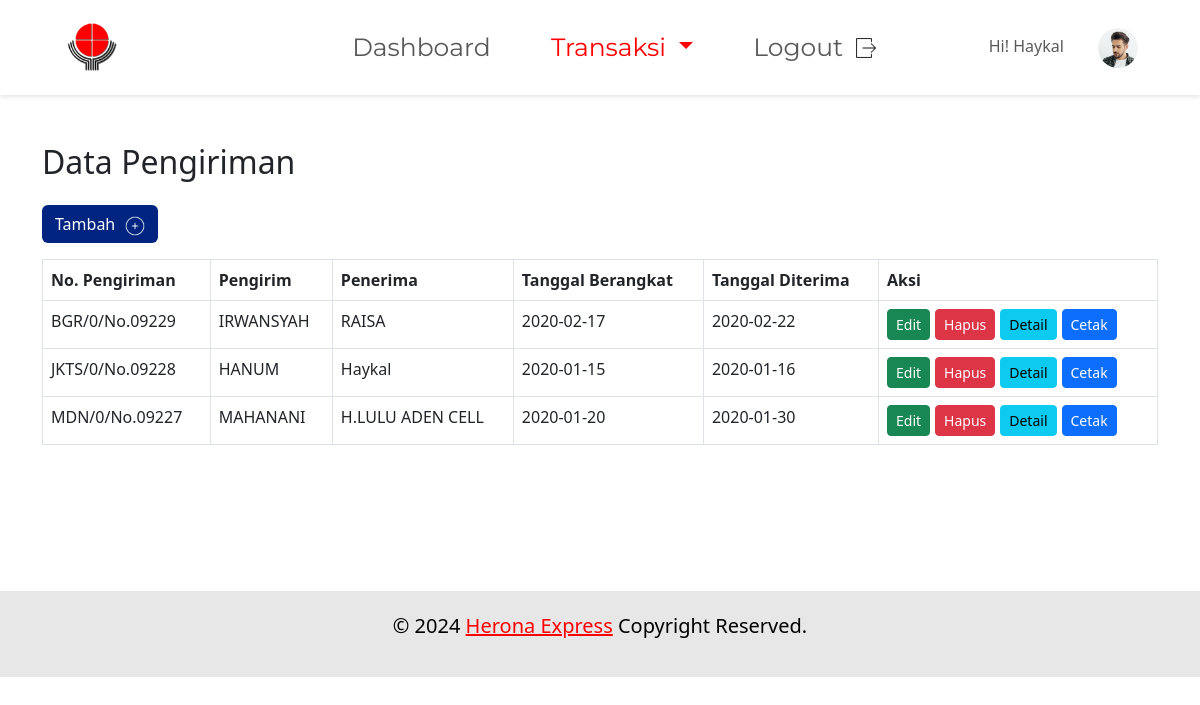
The app's page /pengirimanibrahim/Pengiriman/pengirimanlihat1.php with its own data.
### tables this page shows
CREATE TABLE `pengiriman` (
  `No_Pengiriman` varchar(20) NOT NULL,
  `Kemasan` varchar(20) DEFAULT NULL,
  `Diskon` varchar(20) DEFAULT NULL,
  `Sub_Total` varchar(30) DEFAULT NULL,
  `Ongkos_Kirim` varchar(40) DEFAULT NULL,
  `Keterangan` varchar(30) DEFAULT NULL,
  `Lain_lain` varchar(40) DEFAULT NULL,
  `Penjemputan` varchar(40) DEFAULT NULL,
  `Terbilang` varchar(40) DEFAULT NULL,
  `Operan` varchar(40) DEFAULT NULL,
  `Tgl_Berangkat` date DEFAULT NULL,
  `Penerusan` varchar(25) DEFAULT NULL,
  `Tgl_Diterima` date DEFAULT NULL,
  `Kd_Pengirim` int(11) NOT NULL,
  `Kd_Penerima` int(11) NOT NULL,
  `Service` varchar(10) DEFAULT NULL,
  `Isi_Diperiksa` varchar(20) NOT NULL
);

CREATE TABLE `datadiripengirim` (
  `Kd_Pengirim` int(11) NOT NULL,
  `Kd_Kelurahan` int(11) NOT NULL,
  `Nama_Pengirim` varchar(30) DEFAULT NULL,
  `Alamat_Pengirim` varchar(100) DEFAULT NULL,
  `No_Telp_Pengirim` varchar(15) DEFAULT NULL
);

CREATE TABLE `datadiripenerima` (
  `Kd_Penerima` int(11) NOT NULL,
  `Kd_Kelurahan` int(11) NOT NULL,
  `Nama_Penerima` varchar(30) DEFAULT NULL,
  `Alamat_Penerima` varchar(100) DEFAULT NULL,
  `No_Telp_Penerima` varchar(15) DEFAULT NULL
);

### pengirimanibrahim/Pengiriman/pengirimanlihat1.php (the view, shortened to what this page needs)
<!DOCTYPE html>
<html lang="en">
  <head>
    <link href="https://cdn.jsdelivr.net/npm/bootstrap@5.3.0-alpha1/dist/css/bootstrap.min.css" rel="stylesheet" />
  </head>
<body>
  <?php include '../config.php'; ?>
  <?php include $_SERVER['DOCUMENT_ROOT'] . '/pengirimanibrahim/assets/navbar.php'; ?>
    <section class="container mt-5">
        <h2 class="mb-4">Data Pengiriman</h2>
        <div class="d-flex justify-content-between align-items-center">
          <button type="button" class="btn mb-3" style="color: #FFFFFF; background-color: #002480;" data-bs-toggle="modal" data-bs-target="#tambahModal">Tambah<img src="/pengirimanibrahim/img/add.png" width="20" height="20" style="margin-left: 10px;"></button>
        </div>
        <div class="table-responsive">
          <table class="table table-bordered">
            <thead>
              <tr>
                <th scope="col">No. Pengiriman</th>
                <th scope="col">Pengirim</th>
                <th scope="col">Penerima</th>
                <th scope="col">Tanggal Berangkat</th>
                <th scope="col">Tanggal Diterima</th>
                <th scope="col">Aksi</th>
              </tr>
            </thead>
            <tbody>
            <?php
            $query = "SELECT p.No_Pengiriman,
                             dp.Nama_Pengirim,
                             da.Nama_Penerima,
                             p.Tgl_Berangkat,
                             p.Tgl_Diterima
                      FROM Pengiriman p,
                           DataDiriPengirim dp,
                           DataDiriPenerima da
                      WHERE p.Kd_Pengirim = dp.Kd_Pengirim
                        AND p.Kd_Penerima = da.Kd_Penerima";
            $result = mysqli_query($db, $query);
            while ($data = mysqli_fetch_assoc($result)) {
                ?>
                <tr>
                    <td><?php echo $data['No_Pengiriman']; ?></td>
                    <td><?php echo $data['Nama_Pengirim']; ?></td>
                    <td><?php echo $data['Nama_Penerima']; ?></td>
                    <td><?php echo $data['Tgl_Berangkat']; ?></td>
                    <td><?php echo $data['Tgl_Diterima']; ?></td>
                    <td>
                    <div class="action-buttons" style="display: flex; gap: 5px;">
                    <a class="btn btn-success btn-sm" href="pengirimanubah1.php?No_Pengiriman=<?php echo $data['No_Pengiriman']; ?>">Edit</a>
                    <form action="pengirimanhapus.php" method="post" onsubmit="return confirm('Apakah Anda yakin ingin menghapus data ini?');">
    <button type="submit" class="btn btn-danger btn-sm">Hapus</button>
</form>
                    <a class="btn btn-info btn-sm"  href="pengirimandetail.php?No_Pengiriman=<?php echo $data['No_Pengiriman']; ?>">Detail</a>
                    <a class="btn btn-primary btn-sm"  href="pengirimancetak.php?No_Pengiriman=<?php echo $data['No_Pengiriman']; ?>">Cetak</a>
                </div>
            </td>
                </tr>
                <?php
            }
            ?>
            </tbody>
          </table>
        </div>
      </section>
      <footer class="footer" style="background-color: #e7e7e7; margin-top: 130px; padding: 20px 0;">
    <div class="container">
        <div class="row">
            <div class="col-12">
                <p class="text-center" style="font-size: 20px; color: #000; font-weight: 400;">
                    <span>© 2024</span>
                    <a href="https://www.heronaexpress.co.id/lokasi.php#" class="text-link" style="color: red;" target="_blank">Herona Express</a>
                    <span>Copyright Reserved.</span>
                </p>
            </div>
        </div>
    </div>
</footer>
</body>
</html>

### records on screen
pengiriman: No_Pengiriman "BGR/0/No.09229", Kd_Pengirim.Nama_Pengirim "IRWANSYAH", Kd_Penerima.Nama_Penerima "RAISA", Tgl_Berangkat "2020-02-17", Tgl_Diterima "2020-02-22"
pengiriman: No_Pengiriman "JKTS/0/No.09228", Kd_Pengirim.Nama_Pengirim "HANUM", Kd_Penerima.Nama_Penerima "Haykal", Tgl_Berangkat "2020-01-15", Tgl_Diterima "2020-01-16"
pengiriman: No_Pengiriman "MDN/0/No.09227", Kd_Pengirim.Nama_Pengirim "MAHANANI", Kd_Penerima.Nama_Penerima "H.LULU ADEN CELL", Tgl_Berangkat "2020-01-20", Tgl_Diterima "2020-01-30"
